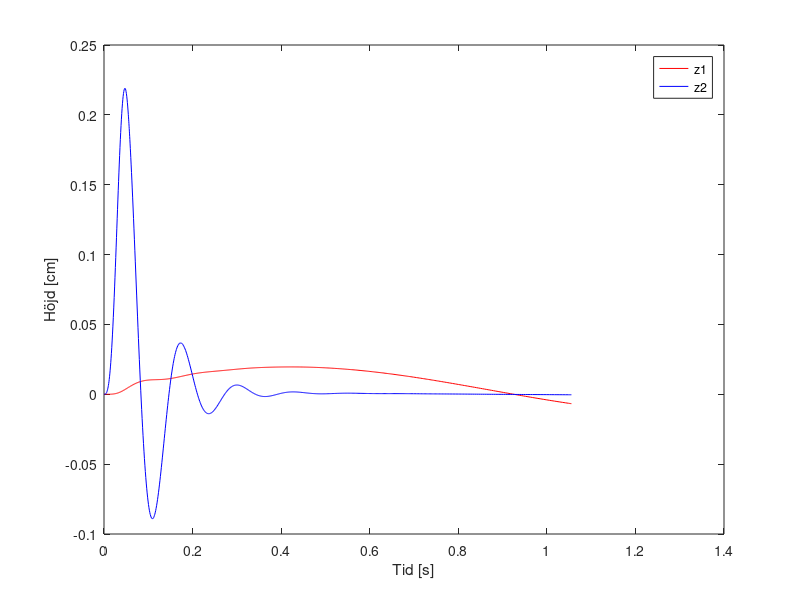

This chart was generated by the following MATLAB code:
clc, clear, close all
%coefficients and functions
m1 = 475;
m2 = 53;
k1 = 5400;
k2 = 135000;
c1 = 310;
c2 = 1200;
u = 65/3.6;
H = 0.24;
L = 1;
A = [0 0 1 0;
    0 0 0 1;
    -(k1/m1) k1/m1 -c1/m1 c1/m1;
    k1/m2 -(k1+k2)/m2 c1/m2 -(c1+c2)/m2];
h = @(t) (t <= L/u) .* (H/2 * (1 - cos(2 * pi * u * t / L))) + ...
         (t > L/u) .* 0;
dhdt = @(t) (t <= L/u) .* (H * pi * u / L * sin(2 * pi * u * t / L)) + ...
            (t > L/u) .* 0;
g = @(t) [0;
    0;
    0;
    (k2/m2) * h(t) + (c2/m2) * dhdt(t)];
f = @(t,v) A*v + g(t); % f is dv/dt

tspan = [0 (L/u)+1];
y0 = zeros(4,1); % y0 is v0
options = odeset('RelTol',1e-6,'AbsTol',1e-7, 'Refine',4);
[t,v] = ode45(f,tspan,y0,options);

[max_z1, i_z1] = max(v(:,1)); %max höjd av z1
[max_z2, i_z2] = max(v(:,2)); %max höjd av z2
disp(['Max height z1: ', num2str(max_z1)]);
disp(['Max height z2: ', num2str(max_z2)]);
disp(['Passagerarna upplever en förskjutning i y-led på ',num2str(100*max_z1), 'cm'])

plot (t,v(:,1),'Color','r')
hold on;
plot (t,v(:,2),'Color','b')
hold on;
xlabel('Tid [s]')
ylabel('Höjd [cm]')
legend('z1','z2');
